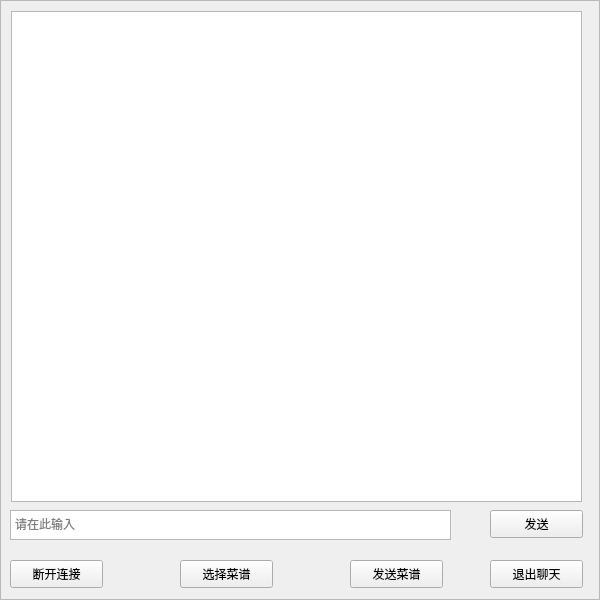
<?xml version="1.0" encoding="UTF-8"?>
<ui version="4.0">
 <class>CanteenWidget</class>
 <widget class="QWidget" name="CanteenWidget">
  <property name="geometry">
   <rect>
    <x>0</x>
    <y>0</y>
    <width>600</width>
    <height>600</height>
   </rect>
  </property>
  <property name="windowTitle">
   <string>Form</string>
  </property>
  <widget class="QTextEdit" name="textEditRead">
   <property name="geometry">
    <rect>
     <x>11</x>
     <y>11</y>
     <width>571</width>
     <height>491</height>
    </rect>
   </property>
  </widget>
  <widget class="QTextEdit" name="textEditWrite">
   <property name="geometry">
    <rect>
     <x>10</x>
     <y>510</y>
     <width>441</width>
     <height>30</height>
    </rect>
   </property>
   <property name="placeholderText">
    <string>请在此输入</string>
   </property>
  </widget>
  <widget class="QPushButton" name="buttonSend">
   <property name="geometry">
    <rect>
     <x>490</x>
     <y>510</y>
     <width>93</width>
     <height>28</height>
    </rect>
   </property>
   <property name="text">
    <string>发送</string>
   </property>
  </widget>
  <widget class="QPushButton" name="buttonClose">
   <property name="geometry">
    <rect>
     <x>10</x>
     <y>560</y>
     <width>93</width>
     <height>28</height>
    </rect>
   </property>
   <property name="text">
    <string>断开连接</string>
   </property>
  </widget>
  <widget class="QFrame" name="frame">
   <property name="geometry">
    <rect>
     <x>0</x>
     <y>0</y>
     <width>600</width>
     <height>600</height>
    </rect>
   </property>
   <property name="styleSheet">
    <string notr="true">border-image: url(:/ziyuan/bj.png);</string>
   </property>
   <property name="frameShape">
    <enum>QFrame::StyledPanel</enum>
   </property>
   <property name="frameShadow">
    <enum>QFrame::Raised</enum>
   </property>
  </widget>
  <widget class="QPushButton" name="pushButton">
   <property name="geometry">
    <rect>
     <x>490</x>
     <y>560</y>
     <width>93</width>
     <height>28</height>
    </rect>
   </property>
   <property name="text">
    <string>退出聊天</string>
   </property>
  </widget>
  <widget class="QPushButton" name="buttonFile">
   <property name="geometry">
    <rect>
     <x>180</x>
     <y>560</y>
     <width>93</width>
     <height>28</height>
    </rect>
   </property>
   <property name="text">
    <string>选择菜谱</string>
   </property>
  </widget>
  <widget class="QPushButton" name="pushButton_3">
   <property name="geometry">
    <rect>
     <x>350</x>
     <y>560</y>
     <width>93</width>
     <height>28</height>
    </rect>
   </property>
   <property name="text">
    <string>发送菜谱</string>
   </property>
  </widget>
  <zorder>frame</zorder>
  <zorder>textEditRead</zorder>
  <zorder>textEditWrite</zorder>
  <zorder>buttonSend</zorder>
  <zorder>buttonClose</zorder>
  <zorder>pushButton</zorder>
  <zorder>buttonFile</zorder>
  <zorder>pushButton_3</zorder>
 </widget>
 <resources/>
 <connections/>
</ui>
